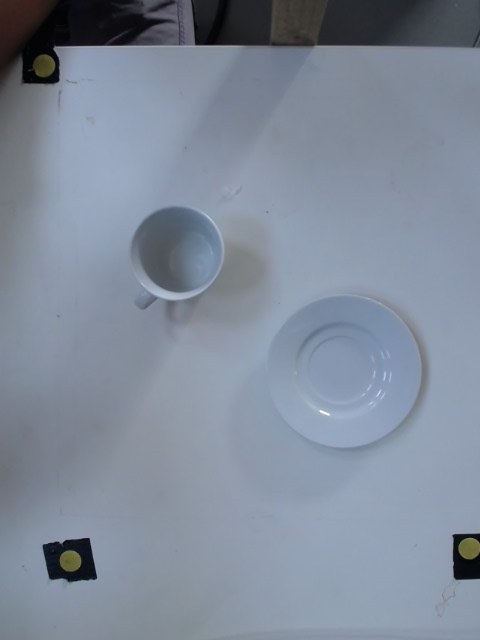
#> input picture task_images/test.jpg, 480 x 640 px
$ python -i iros_vision_tools.py   (imports and definitions only)   (Python 2 division)   (older library calls are emulated)
#> lines starting #> are read from the running program, lines starting #| are printed output that depends on the picture; after the words box and inside, x2 and y2 are one past the last pixel; in counts of white or black regions, pixels touching at a corner belong together
#> further down, picture is the input picture: shape (640, 480, 3); mean B, G, R 153.7, 138.4, 128.1
import numpy as np
import cv2
from matplotlib import pyplot as plt
from scipy.spatial.distance import cdist
from scipy import linalg
#import imutils
import copy

CAMERA=0
PORTS=3

CAL_PARAM = {'thresh': [120,200],
            'radius': [13, 15]}

# Calibration coordinates
CAL_XOFF = 1.0
CAL_YOFF = -16.0

C1 = [-200.0+CAL_XOFF,-604.0+CAL_YOFF]
C2 = [-602.0+CAL_XOFF,-111.0+CAL_YOFF]
C3 = [-200.0+CAL_XOFF,-111.0+CAL_YOFF]

DELTA_X = C3[0]-C2[0]
DELTA_Y = C3[1]-C1[1]

# [173 lines left out: functions capture_pic, check_camera, find_circles, sort_circles3, run_calibration, crop_out and 2 more, not called in this run]

def farthest_node(node, nodes):
    return nodes[cdist([node], nodes).argmax()], cdist([node], nodes).argmax()

def extract_contours(image, min_thresh=10, max_thresh=50, blur = 5, dilate=1, erode=1, cnt_mode = cv2.RETR_TREE):
    '''Extracts contours from an image

    Args:
        image(numpy.array): Image array, either RGB/BGR or GRAY, dtype=Any
        min_thresh(int):    Minimum threshold for Canny edge detection
        max_thresh(int):    Maximum threshold for Canny edge detection
        dilate(int):        Number of iterations for dilation of edges
        erode(int):         Number of iterations for erosion of edges

    Returns:
        edged(numpy.array):     Image array with final Canny edge detection lines
        img(numpy.array):       Image array of modified input image
        cnts(list):             List of 2-D numpy arrays representing contour points
        hierarchy(numpy.array): Numpy array with np.shape()=(1,m,4), where m is the number of contours. Each entry m has
                                has 4 entries: [Next Fellow, Previous Fellow, First Child, Parent]
    '''
#> called with min_thresh = 10, max_thresh = 50, blur = 5, dilate = 1, erode = 1, cnt_mode = 3
    gray = copy.copy(image)
    if len(np.shape(gray))>2:
        gray = cv2.cvtColor(gray, cv2.COLOR_BGR2GRAY)
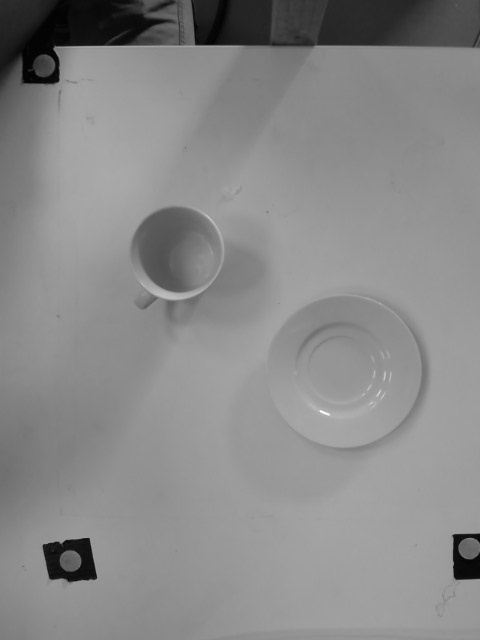
#> gray: shape (640, 480); min 0, max 253, mean 137

    gray[gray<0] = 0
    gray=gray.astype('uint8')
    gray[gray==255]=0

    blurred = cv2.GaussianBlur(gray, (blur, blur), 0)

    # perform edge detection, then perform a dilation + erosion to
    # close gaps in between object edges
    edged = cv2.Canny(blurred, min_thresh, max_thresh)
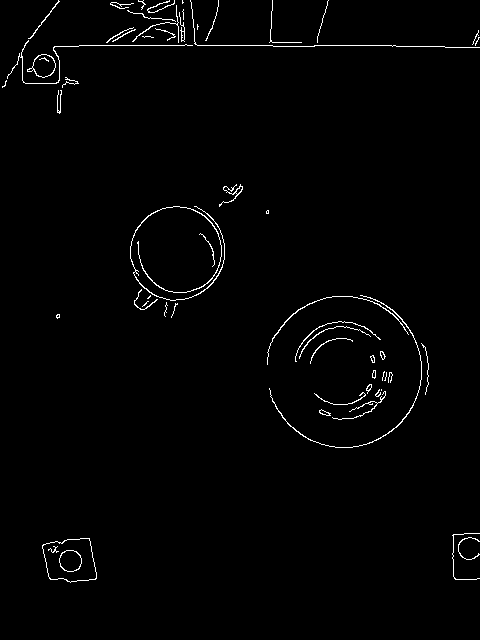
#> edged: shape (640, 480); 1.4% white in thin lines or dots
    edged = cv2.dilate(edged, None, iterations=dilate)
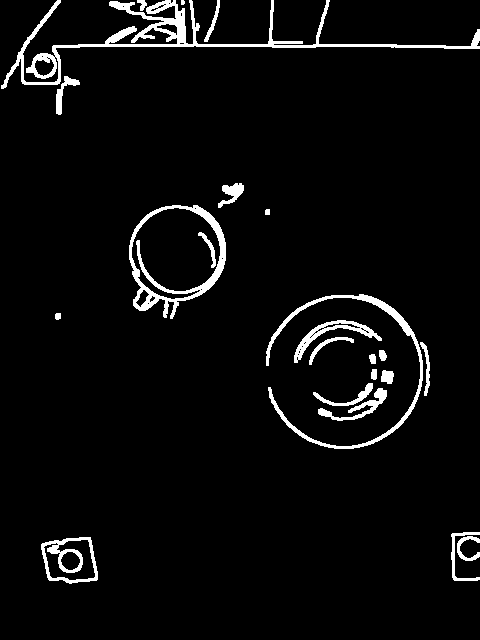
#> edged: shape (640, 480); 4.4% white; 23 white regions (1 under 20 px), largest, box (x1, y1, x2, y2) and area: (1, 0, 480, 89) 4504, (129, 205, 226, 319) 2197, (266, 294, 423, 449) 1912
    edged = cv2.erode(edged, None, iterations=erode)
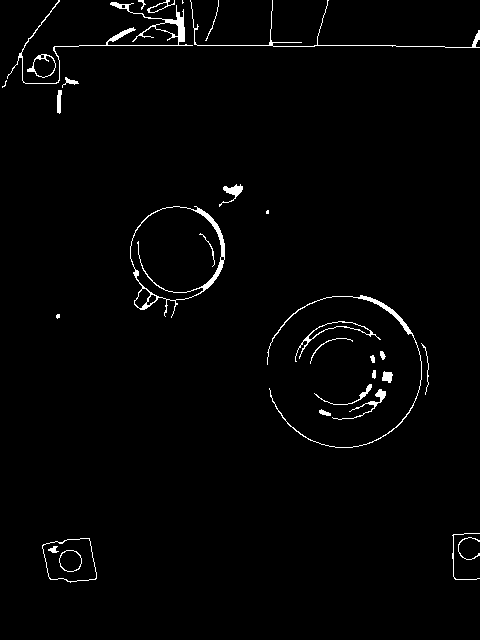
#> edged: shape (640, 480); 1.7% white; 31 white regions (4 under 20 px)

    img, cnts, hierarchy = cv2.findContours(edged.copy(), cv2.RETR_TREE, cv2.CHAIN_APPROX_SIMPLE)
#> cnts = 43 contours, 16 with area under 20; largest, box (x1, y1, x2, y2) and area: (130, 206, 225, 318) 7311, (130, 206, 222, 301) 6549, (42, 538, 97, 583) 1884, (42, 538, 97, 582) 1870, (7, 0, 193, 84) 667

    return edged, img, cnts, hierarchy

# [113 lines left out: functions pix3world_cal, pix3world, black_out, find_circles2, not called in this run]

>>> import cv2
>>> picture = cv2.imread('task_images/test.jpg')
>>> result = extract_contours(picture)
